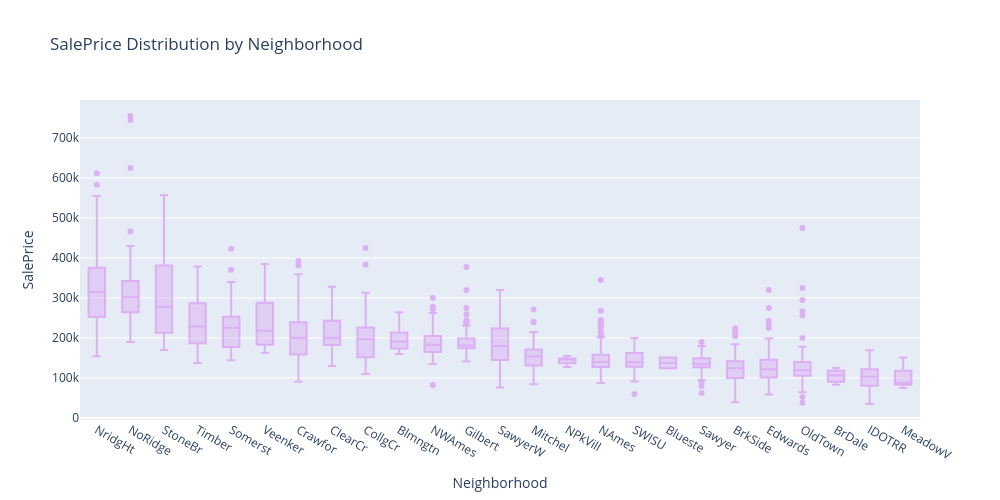

Notebook code for this chart:
### Code cell
# Neighborhood impact on price — box plot (much better than strip plot for distributions)
neigh_order = (
    houses.group_by("Neighborhood")
    .agg(pl.col("SalePrice").median().alias("median_price"))
    .sort("median_price", descending=True)
)["Neighborhood"].to_list()

fig = px.box(
    houses.to_pandas(), x="Neighborhood", y="SalePrice",
    color_discrete_sequence=[PASTEL[3]],
    title="SalePrice Distribution by Neighborhood",
    category_orders={"Neighborhood": neigh_order},
)
fig.update_layout(width=1000, height=500)
fig.show()

### Figure 1 — Plotly figure (JSON) as saved in the notebook; plotly's stock layout.template omitted (floating-point values rounded to 4 significant figures; data arrays with more than 128 entries replaced by an {"elided": "..."} marker saying what was removed)
{"data": [{"alignmentgroup": "True", "hovertemplate": "Neighborhood=%{x}<br>SalePrice=%{y}<extra></extra>", "legendgroup": "", "marker": {"color": "rgb(220, 176, 242)"}, "name": "", "notched": false, "offsetgroup": "", "orientation": "v", "showlegend": false, "type": "box", "x": {"elided": "1460 str values"}, "x0": " ", "xaxis": "x", "y": {"elided": "1460 int values"}, "y0": " ", "yaxis": "y"}], "layout": {"boxmode": "group", "height": 500, "legend": {"tracegroupgap": 0}, "title": {"text": "SalePrice Distribution by Neighborhood"}, "width": 1000, "xaxis": {"anchor": "y", "categoryarray": ["NridgHt", "NoRidge", "StoneBr", "Timber", "Somerst", "Veenker", "Crawfor", "ClearCr", "CollgCr", "Blmngtn", "NWAmes", "Gilbert", "SawyerW", "Mitchel", "NPkVill", "NAmes", "SWISU", "Blueste", "Sawyer", "BrkSide", "Edwards", "OldTown", "BrDale", "IDOTRR", "MeadowV"], "categoryorder": "array", "domain": [0, 1], "title": {"text": "Neighborhood"}}, "yaxis": {"anchor": "x", "domain": [0, 1], "title": {"text": "SalePrice"}}}}
